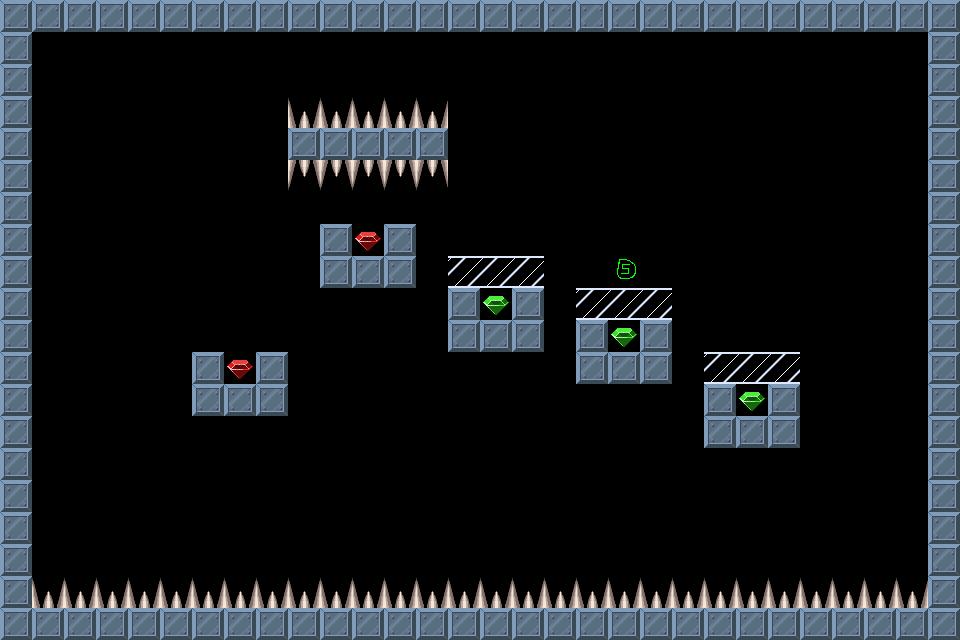

Rendered tile map (Tiled .tmx) drawn with the repository's tilesets; below, a short description and the map source with its tile grids summarised:
An orthogonal 30x20 tile map with 32x32 px tiles, 1 tile layer (Tile Layer 1).

<map version="1.0" orientation="orthogonal" width="30" height="20" tilewidth="32" tileheight="32">
 <tileset firstgid="1" name="brick-1" tilewidth="32" tileheight="32">
  <image source="brick-1.png" width="128" height="128" />
  <tile id="0">
   <properties>
    <property name="components" value="Platform" />
   </properties>
  </tile>
  <tile id="1">
   <properties>
    <property name="components" value="PlayerStart" />
   </properties>
  </tile>
  <tile id="2">
   <properties>
    <property name="components" value="Spikes, Deadly" />
   </properties>
  </tile>
  <tile id="3">
   <properties>
    <property name="components" value="Gem" />
   </properties>
  </tile>
  <tile id="4">
   <properties>
    <property name="components" value="Spikes, Deadly" />
   </properties>
  </tile>
  <tile id="5">
   <properties>
    <property name="components" value="Stone, Pushable, Platform" />
   </properties>
  </tile>
  <tile id="6">
   <properties>
    <property name="components" value="Gem, PowerUp" />
   </properties>
  </tile>
  <tile id="7">
   <properties>
    <property name="components" value="Gem, PowerDown" />
   </properties>
  </tile>
  <tile id="8">
   <properties>
    <property name="components" value="AntiStone" />
   </properties>
  </tile>
  <tile id="9">
   <properties>
    <property name="components" value="CrumbleBrick" />
   </properties>
  </tile>
 </tileset>
 <layer name="Tile Layer 1" width="30" height="20">
  <data>[600 cells, 179 non-empty, 7 distinct tile ids]</data>
 </layer>
</map>
